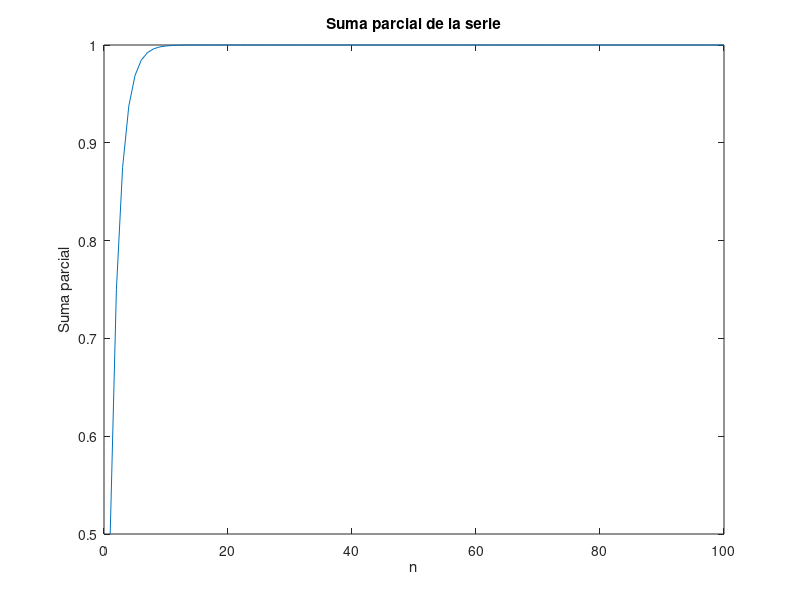
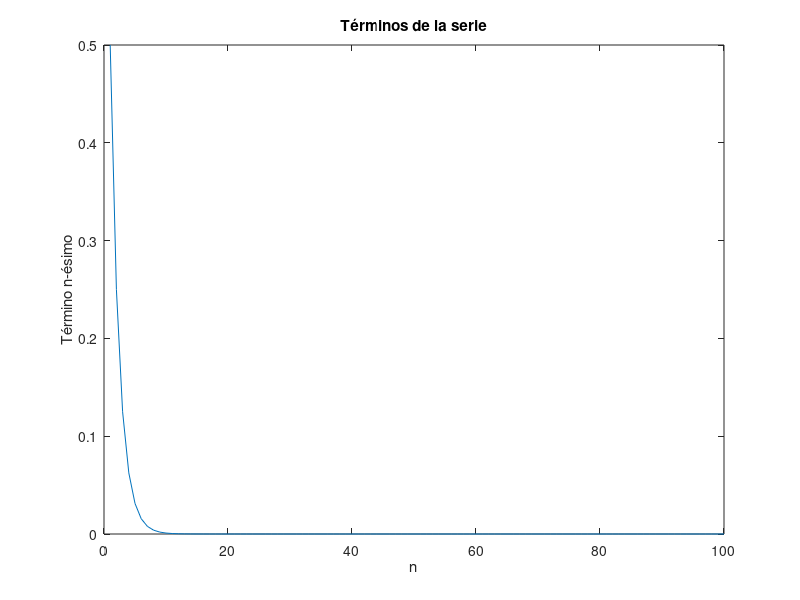

Recreate these plots in MATLAB, in order.
%TP1-Ejercicio4-a
clc;
clear;
% Definir el número de términos N
N = 100;

% Crear el vector x con los términos de la suma
x = (1/2).^(1:N);

% Crear el vector y con las sumas parciales
y = cumsum(x);

% Graficar los elementos del vector y
plot(y);
xlabel('n');
ylabel('Suma parcial');
title('Suma parcial de la serie');

% Graficar los elementos del vector x
figure;
plot(x);
xlabel('n');
ylabel('Término n-ésimo');
title('Términos de la serie');